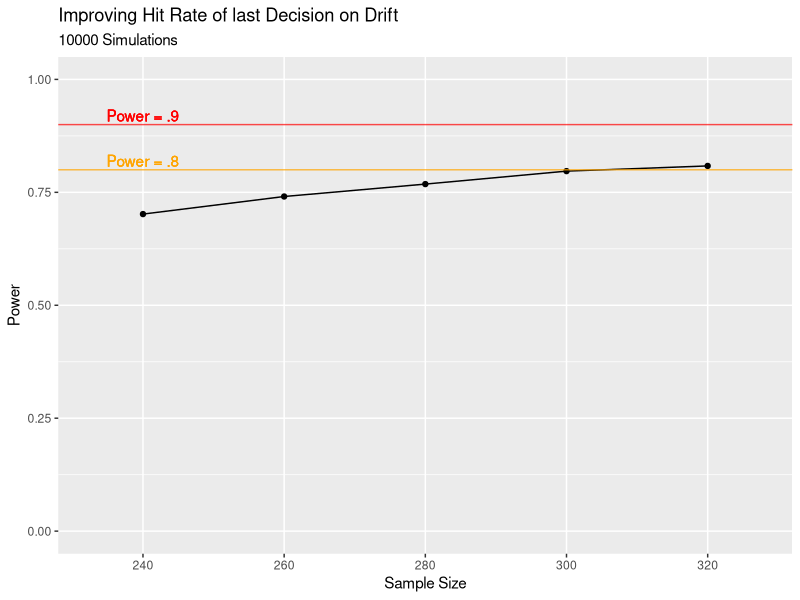
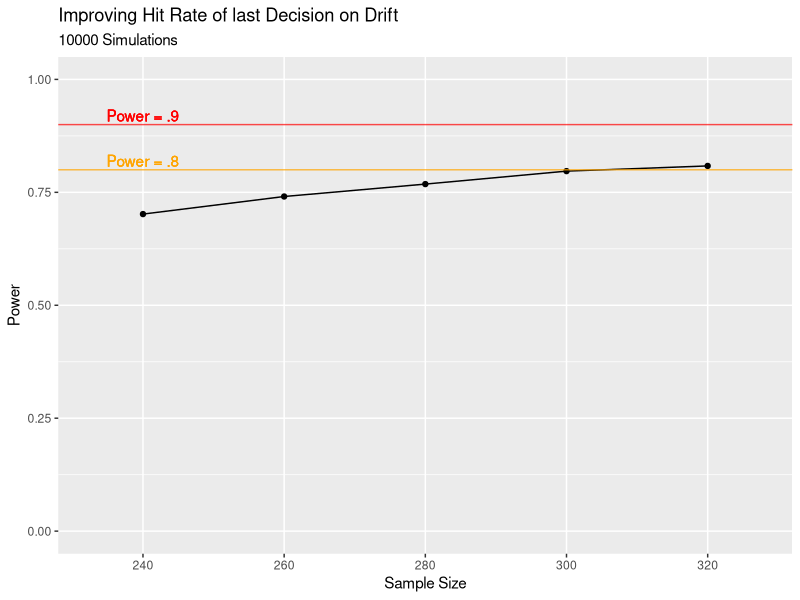

Source code (R) for these figures, in order:
library(tidyverse)
library(lmtest)
library(sandwich)


# Target measures are improving the drift hit-rate of the last decision.
# We're going to go off a minimal effect of interest of an average improvement
# of "half a share", i.e. .5.


# Setup ------------------------------------------------
sample_sd <- 2.93
expected_effect <- sample_sd * .2 # Small coens d

# Notes:
# sd drift hit rates: 2.93

sample_sizes <- c(seq(240, 320, 20))
conditions <- c('Baseline', 'Condition_A', 'Condition_B')
n_repetitions <- 10000
alpha_level <- .1 # .1 for one-sided test!


# Simulation ------------------------------------------------
set.seed(12345)
results <- array(dim = c(
	length(conditions),
	length(sample_sizes),
	n_repetitions))

for (sample_size_ix in seq_along(sample_sizes)) {
	for (repetition_ix in seq_len(n_repetitions)) {
		this_n_per_condition <- sample_sizes[sample_size_ix]
		this_dat <- tibble(condition = rep(conditions,
				each = this_n_per_condition),
			outcome = rnorm(n = length(conditions) * this_n_per_condition,
				mean = ifelse(condition == 'Baseline', 0, expected_effect),
				sd = sample_sd))

		# TODO: (4) We don't need clusting, right?
		results[, sample_size_ix, repetition_ix] <-
			lm(outcome ~ condition, data = this_dat) %>%
			summary() %>%
			pluck('coefficients') %>%
			`[`(, 'Pr(>|t|)')
	}
	cat('Done simulating sample size ', sample_sizes[sample_size_ix], '\n')
}


# Analysis ------------------------------------------------

results_bool <- results <= alpha_level
power_table <- apply(results_bool, c(1, 2), mean)

power_data <- as_tibble(power_table) %>%
	setNames(paste0('Sample_', sample_sizes)) %>%
	add_column(condition = conditions) %>%
	pivot_longer(cols = -'condition', names_to = c(NA, 'sample_size'),
		names_sep = '_', values_to = 'power')

ggplot(filter(power_data, condition == 'Condition_A'),
	aes(x = sample_size, y = power)) +
	geom_point() +
	geom_line(aes(group = condition)) +
	geom_hline(yintercept = .9, color = 'red', alpha = .7) +
	geom_text(label = 'Power = .9', x = 1, y = .92, color = 'red', alpha = .7) +
	geom_hline(yintercept = .8, color = 'orange', alpha = .7) +
	geom_text(label = 'Power = .8', x = 1, y = .82, color = 'orange', alpha = .7) +
	ylim(0, 1) +
	labs(title = 'Improving Hit Rate of last Decision on Drift',
		subtitle = str_c(n_repetitions, ' Simulations'),
		x = 'Sample Size',
		y = 'Power')

ggsave(file.path('output', 'figures', 'power_analysis',
	'drift_hit_rate_small_effect.pdf'), device = 'pdf',
	height = 20, width = 30, units = 'cm')
